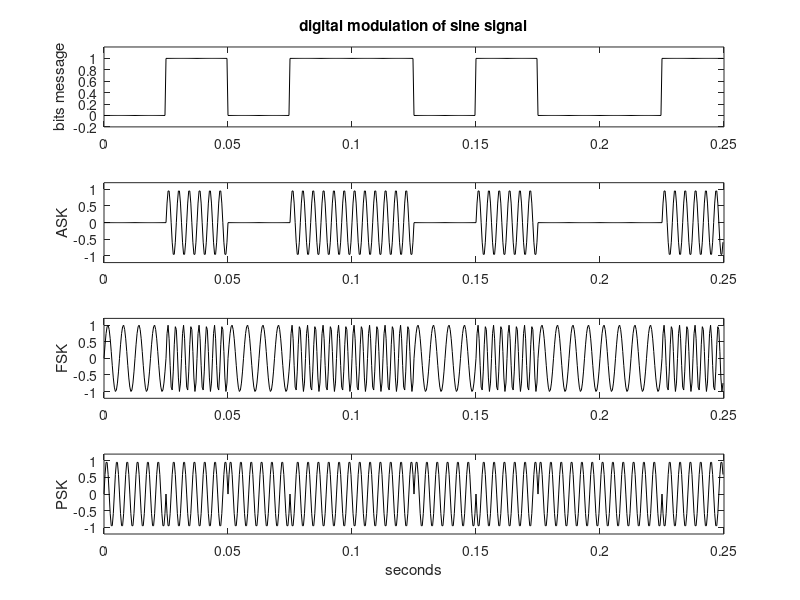

Recreate this plot in MATLAB.
% Pulse modulations of sine signal

% the pulses (bits):
a=[0 1 0 1 1 0 1 0 0 1]; %the modulating signal (bits)

fa=40; %signal frequency in Hz
wa=2*pi*fa; %signal frequency in rad/s

fc=6*fa; %carrier frequency in Hz
wc=2*pi*fc; %carrier frequency in rad/s

fs=10*fc; %sampling frequency in Hz
tiv=1/fs; %time interval between samples;

%sampling the modulating signal
nsa=fs/fa; %number of samples per bit
Nb=length(a); %number of bits in a
nsmsg=Nb*nsa; %number of samples in the complete message

tmsg=nsmsg*tiv; %time for the message
t=0:tiv:(tmsg-tiv); %time intervals set

%time for a bit
tb=1/fa;
t1=0:tiv:(tb-tiv);
%carrier signal for 1 bit time
c1=sin(2*pi*fc*t1);

%modulating signal samples
us1=ones(1,nsa); %a vector of nsa ones
as=a(1)*us1;
for nn=2:Nb,
   as=cat(2,as,a(nn)*us1);
end

subplot(4,1,1)
plot(t,as,'k'); %plots the modulating signal
ylabel('bits message'); title('digital modulation of sine signal');
axis([0 0.25 -0.2 1.2]);

%ASK modulation
%modulated signal samples
ASKy=a(1)*c1; %carrier signal for first bit
for nn=2:Nb,
   ASKy=cat(2,ASKy,a(nn)*c1);
end

subplot(4,1,2)
plot(t,ASKy,'k');
axis([0 0.25 -1.2 1.2]);
ylabel('ASK');

%FSK modulation
fc1=4*fa; fc2=8*fa; %two fcarrier frequencies
c1=sin(2*pi*fc1*t1); %carrier for bit=0
c2=sin(2*pi*fc2*t1); %carrier for bit=1

%modulated signal samples
if a(1)==0, FSKy=c1; else FSKy=c2; end; %carrier signal for the first bit
for nn=2:Nb,
   if a(nn)==0, 
      FSKy=cat(2,FSKy,c1);
   else 
      FSKy=cat(2,FSKy,c2);
   end;
end

subplot(4,1,3)
plot(t,FSKy,'k');
axis([0 0.25 -1.2 1.2]);
ylabel('FSK');

%PSK modulation
pc1=0; pc2=pi; %two fcarrier phases
c1=sin((2*pi*fc*t1)+pc1); %carrier for bit=0
c2=sin((2*pi*fc*t1)+pc2); %carrier for bit=1

%modulated signal samples
if a(1)==0, PSKy=c1; else PSKy=c2; end; %carrier signal for the first bit
for nn=2:Nb,
   if a(nn)==0, 
      PSKy=cat(2,PSKy,c1);
   else 
      PSKy=cat(2,PSKy,c2);
   end;
end

subplot(4,1,4)
plot(t,PSKy,'k');
axis([0 0.25 -1.2 1.2]);
ylabel('PSK'); xlabel('seconds');
